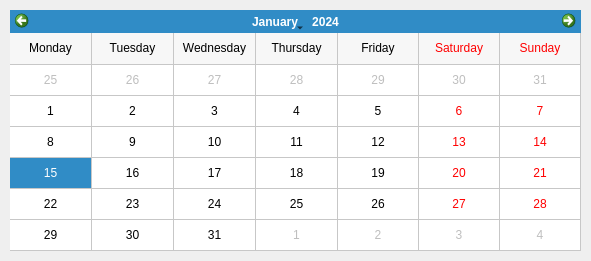
<?xml version="1.0" encoding="UTF-8"?>
<ui version="4.0">
 <class>Calendario</class>
 <widget class="QDialog" name="Calendario">
  <property name="geometry">
   <rect>
    <x>0</x>
    <y>0</y>
    <width>591</width>
    <height>261</height>
   </rect>
  </property>
  <property name="windowTitle">
   <string>Dialog</string>
  </property>
  <widget class="QWidget" name="">
   <property name="geometry">
    <rect>
     <x>0</x>
     <y>0</y>
     <width>591</width>
     <height>261</height>
    </rect>
   </property>
   <layout class="QVBoxLayout" name="verticalLayout">
    <property name="spacing">
     <number>10</number>
    </property>
    <property name="leftMargin">
     <number>10</number>
    </property>
    <property name="topMargin">
     <number>10</number>
    </property>
    <property name="rightMargin">
     <number>10</number>
    </property>
    <property name="bottomMargin">
     <number>10</number>
    </property>
    <item>
     <widget class="QCalendarWidget" name="calendarWidget">
      <property name="enabled">
       <bool>true</bool>
      </property>
      <property name="minimumDate">
       <date>
        <year>2019</year>
        <month>1</month>
        <day>1</day>
       </date>
      </property>
      <property name="maximumDate">
       <date>
        <year>2100</year>
        <month>12</month>
        <day>31</day>
       </date>
      </property>
      <property name="gridVisible">
       <bool>true</bool>
      </property>
      <property name="horizontalHeaderFormat">
       <enum>QCalendarWidget::LongDayNames</enum>
      </property>
      <property name="verticalHeaderFormat">
       <enum>QCalendarWidget::NoVerticalHeader</enum>
      </property>
     </widget>
    </item>
   </layout>
  </widget>
 </widget>
 <resources/>
 <connections/>
</ui>
